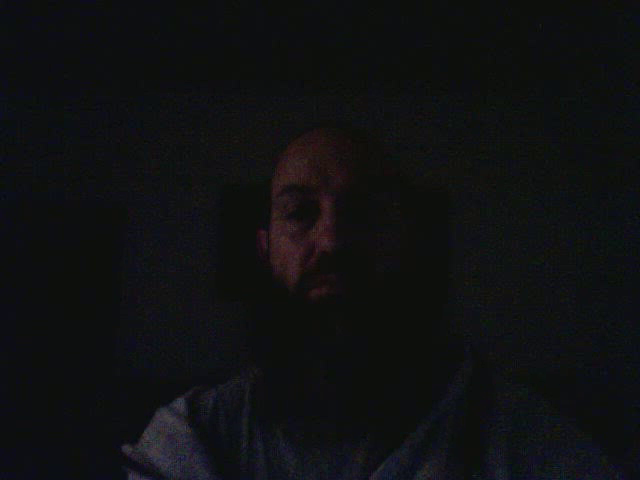
#> input picture frame 22 of outputHIGH.avi, 640 x 480 px
$ python PlayVideoFromFile.py
#> lines starting #> are read from the running program, lines starting #| are printed output that depends on the picture; after the words box and inside, x2 and y2 are one past the last pixel; in counts of white or black regions, pixels touching at a corner belong together
import cv2 as cv


cap = cv.VideoCapture('outputHIGH.avi')

if cap.isOpened() == False:
	print('Error opening video file')
else:
	fps = cap.get(5)

while cap.isOpened():
	ret , frame  = cap.read()
#> frame is the input picture: shape (480, 640, 3); mean B, G, R 17.9, 16.7, 15.6

	if ret == True:
		cv.putText(frame, f"{fps} fps ", (50,50),cv.FONT_ITALIC, 1, (0,0,255), 2, cv.LINE_AA)
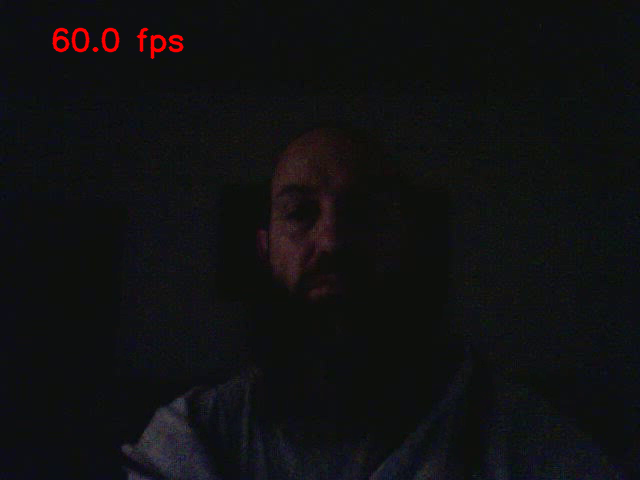
#> frame: shape (480, 640, 3); 0.5% of pixels changed, all inside (x1, y1, x2, y2) = (52, 27, 184, 60)
		cv.imshow('Video', frame)
		k = cv.waitKey(20)
#> (key Esc is pressed here)
		if k == 113:
			break
	else:
		break

cap.release()
cv.destroyAllWindows()

$ run again, starting later in the video
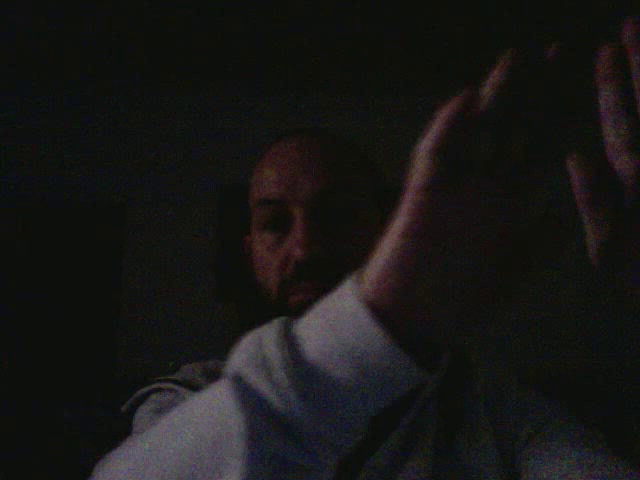
#> input picture frame 101 of outputHIGH.avi, 640 x 480 px
#> frame is the input picture: shape (480, 640, 3); mean B, G, R 21.8, 22.7, 23.5
#> `cv.putText(frame, f"{fps} fps ", (50,50),cv.FONT_ITALIC, 1, (0,0,255),..`:
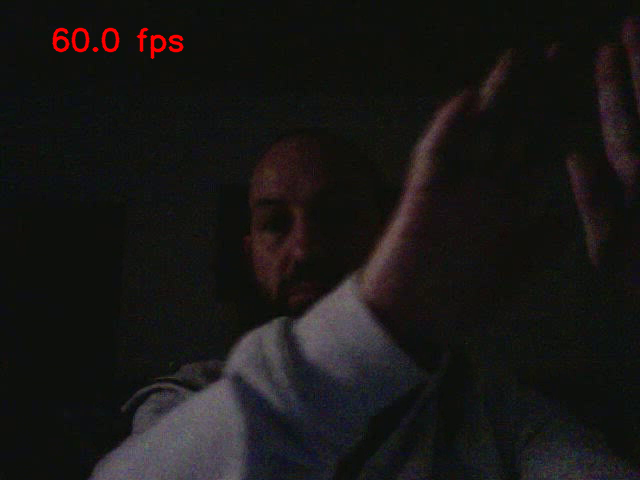
#> frame: shape (480, 640, 3); 0.5% of pixels changed, all inside (x1, y1, x2, y2) = (52, 27, 184, 60)

$ run again, starting later in the video
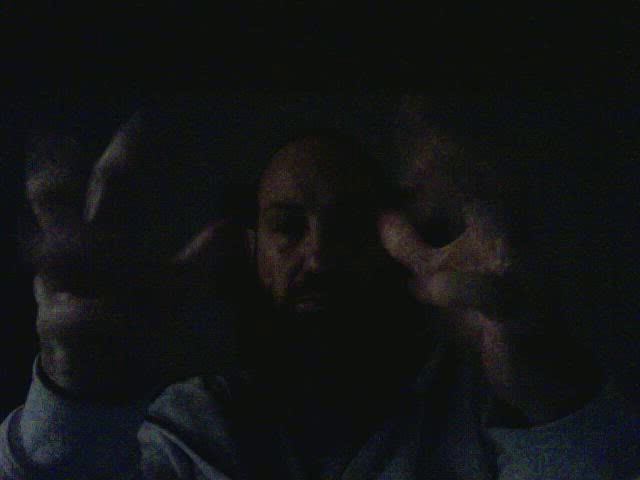
#> input picture frame 180 of outputHIGH.avi, 640 x 480 px
#> frame is the input picture: shape (480, 640, 3); mean B, G, R 19.8, 19.2, 17.5
#> `cv.putText(frame, f"{fps} fps ", (50,50),cv.FONT_ITALIC, 1, (0,0,255),..`:
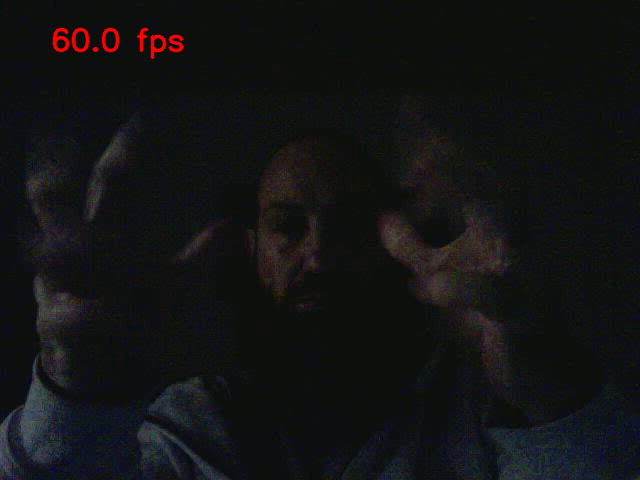
#> frame: shape (480, 640, 3); 0.5% of pixels changed, all inside (x1, y1, x2, y2) = (52, 27, 184, 60)
